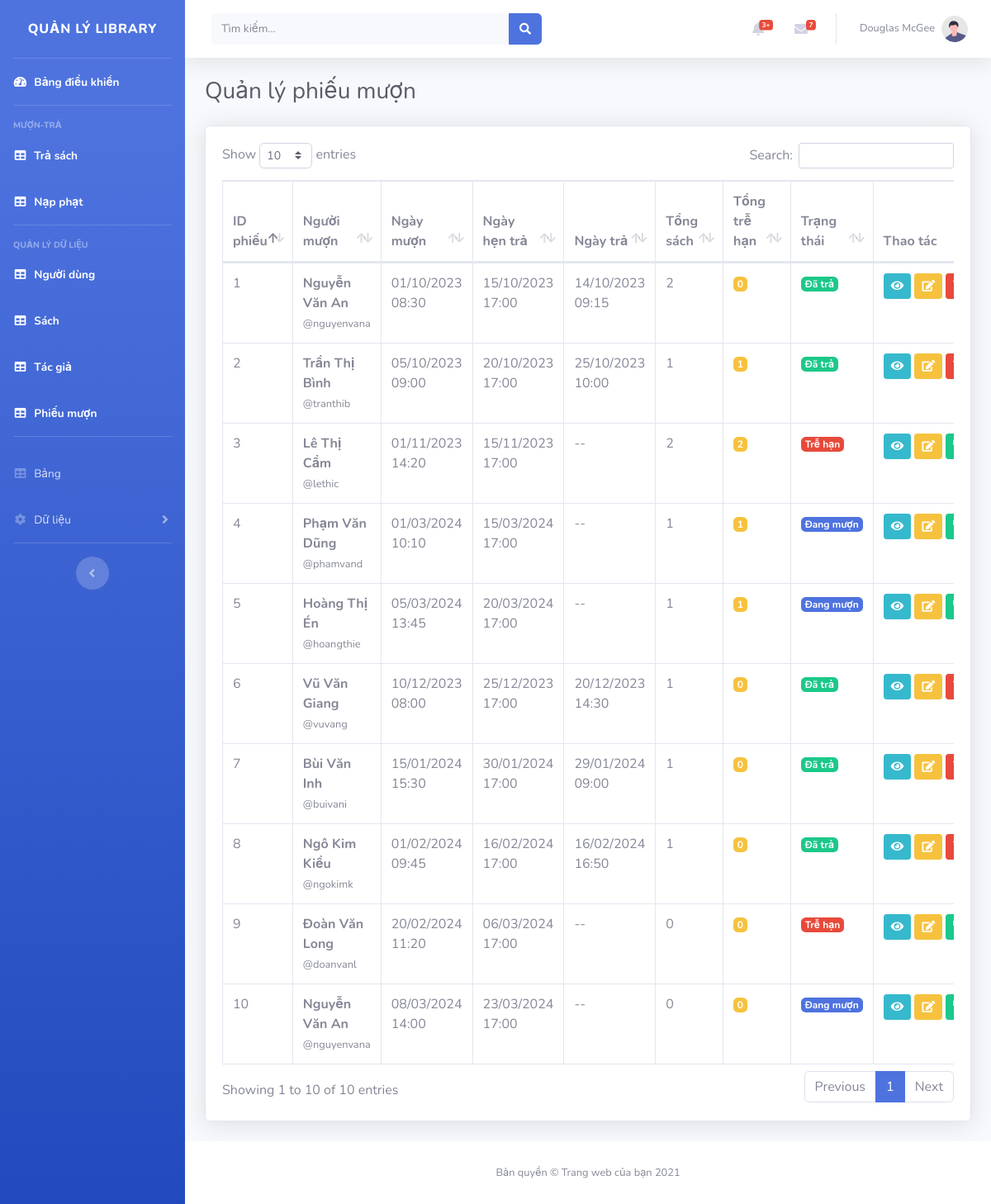
The app's page /admin/phieumuon.php with its own data.
### tables this page shows
CREATE TABLE `phieu_muon` (
  `ma_phieu_muon` INT NOT NULL AUTO_INCREMENT,
  `ma_nguoi_dung` INT NOT NULL,
  `ngay_muon` DATETIME NOT NULL DEFAULT CURRENT_TIMESTAMP,
  `ngay_hen_tra` DATETIME NOT NULL,
  `ngay_tra` DATETIME DEFAULT NULL,
  `trang_thai` ENUM('dang_muon','da_tra','tre_han') NOT NULL DEFAULT 'dang_muon',
  `ghi_chu` TEXT,

  PRIMARY KEY (`ma_phieu_muon`),
  KEY `idx_pm_user` (`ma_nguoi_dung`),

  CONSTRAINT `fk_pm_user`
    FOREIGN KEY (`ma_nguoi_dung`)
    REFERENCES `nguoi_dung`(`ma_nguoi_dung`)
    ON UPDATE CASCADE
    ON DELETE CASCADE
);

CREATE TABLE `nguoi_dung` (
  `ma_nguoi_dung` INT NOT NULL AUTO_INCREMENT,
  `ten_dang_nhap` VARCHAR(50) NOT NULL,
  `mat_khau` VARCHAR(255) NOT NULL,
  `ho_ten` VARCHAR(100) NOT NULL,
  `email` VARCHAR(100) NOT NULL,
  `so_dien_thoai` VARCHAR(15) NOT NULL,
  `trang_thai` TINYINT(1) NOT NULL DEFAULT 1,
  `ngay_tao` DATETIME NOT NULL DEFAULT CURRENT_TIMESTAMP,

  PRIMARY KEY (`ma_nguoi_dung`),
  UNIQUE KEY `uk_username` (`ten_dang_nhap`),
  UNIQUE KEY `uk_email` (`email`)
);

### admin/app/view/phieumuon.php (called while the page is built)
<?php include __DIR__ . '/table_manager/table_phieumuon.php'; ?>

### admin/app/controller/xulyphieumuon.php (called while the page is built, shortened)
<?php
$keyword = trim($_GET['keyword'] ?? '');
$status_filter = trim($_GET['status'] ?? '');
require __DIR__ . '/control_danhsach_phieumuon.php';
return;
?>

### admin/app/model/model_getall_phieumuon.php (called while the page is built, shortened)
<?php
function pm_get_all($conn, $keyword = '', $status = '')
{
    $sql = "SELECT pm.*, nd.ho_ten, nd.ten_dang_nhap
            FROM phieu_muon pm
            LEFT JOIN nguoi_dung nd ON pm.ma_nguoi_dung = nd.ma_nguoi_dung";
    $sql .= " ORDER BY pm.ma_phieu_muon DESC";
    $list = array();
    $rs = mysqli_query($conn, $sql);
    if ($rs) {
        while ($row = mysqli_fetch_assoc($rs)) {
            $list[] = $row;
        }
    }
    return $list;
}
?>

### admin/app/controller/control_danhsach_phieumuon.php (called while the page is built, shortened)
<?php
$phieu_muon_list = pm_get_all($conn, $keyword, $status_filter);
$chi_tiet_by_phieu = pm_get_details_map($conn, $phieu_muon_list);
?>

### admin/app/model/model_getdetails_phieumuon.php (called while the page is built, shortened)
<?php
function pm_get_details_map($conn, $phieuMuonList)
{
    $map = array();
    $ids = array();
    foreach ($phieuMuonList as $item) {
        $ids[] = (int)$item['ma_phieu_muon'];
    }
    $idSql = implode(',', $ids);
    $sql = "SELECT ct.*, s.ten_sach
            FROM chi_tiet_phieu_muon ct
            LEFT JOIN sach s ON ct.ma_sach = s.ma_sach
            WHERE ct.ma_phieu_muon IN (" . $idSql . ")
            ORDER BY ct.ma_phieu_muon DESC, ct.ma_chi_tiet_phieu ASC";
    $rs = mysqli_query($conn, $sql);
    if ($rs) {
        while ($row = mysqli_fetch_assoc($rs)) {
            $ma_phieu_muon = (int)$row['ma_phieu_muon'];
            if (!isset($map[$ma_phieu_muon])) {
                $map[$ma_phieu_muon] = array();
            }
            $map[$ma_phieu_muon][] = $row;
        }
    }
    return $map;
}
?>

### admin/app/view/table_manager/table_phieumuon.php (the view, shortened to what this page needs)
<div class="container-fluid">
                    <div class="d-sm-flex align-items-center justify-content-between mb-4">
                        <h1 class="h3 mb-0 text-gray-800">Quản lý phiếu mượn</h1>
                    </div>
                    <div class="card shadow mb-4">
                        <div class="card-body">
                            <div class="table-responsive">
                                <table class="table table-bordered" id="dataTable" width="100%" cellspacing="0">
                                    <thead>
                                        <tr>
                                            <th>ID phiếu</th>
                                            <th>Người mượn</th>
                                            <th>Ngày mượn</th>
                                            <th>Ngày hẹn trả</th>
                                            <th>Ngày trả</th>
                                            <th>Tổng sách</th>
                                            <th>Tổng trễ hạn</th>
                                            <th>Trạng thái</th>
                                            <th>Thao tác</th>
                                        </tr>
                                    </thead>
                                    <tbody>
                                        <?php if (!empty($phieu_muon_list)): ?>
                                            <?php foreach ($phieu_muon_list as $phieu): ?>
                                                <?php
                                                    $id_pm = (int)$phieu['ma_phieu_muon'];
                                                    $trang_thai = $phieu['trang_thai'];
                                                    $trang_thai_text = 'Đang mượn';
                                                    $trang_thai_badge = 'badge-primary';
                                                    if ($trang_thai === 'da_tra') {
                                                        $trang_thai_text = 'Đã trả';
                                                        $trang_thai_badge = 'badge-success';
                                                    } elseif ($trang_thai === 'tre_han') {
                                                        $trang_thai_text = 'Trễ hạn';
                                                        $trang_thai_badge = 'badge-danger';
                                                    }
                                                    $chi_tiet_list = $chi_tiet_by_phieu[$id_pm] ?? array();
                                                    $tong_tre_han = 0;
                                                    foreach ($chi_tiet_list as $ct) {
                                                        if ($ct['trang_thai'] === 'tra_tre_han' ||
                                                            ($ct['trang_thai'] === 'dang_muon' && strtotime($phieu['ngay_hen_tra']) < time())) {
                                                            $tong_tre_han++;
                                                        }
                                                    }
                                                ?>
                                                <tr>
                                                    <td><?php echo $id_pm; ?></td>
                                                    <td>
                                                        <div class="font-weight-bold"><?php echo htmlspecialchars($phieu['ho_ten']); ?></div>
                                                        <small class="text-muted">@<?php echo htmlspecialchars($phieu['ten_dang_nhap']); ?></small>
                                                    </td>
                                                    <td><?php echo to_datetime_display($phieu['ngay_muon']); ?></td>
                                                    <td><?php echo to_datetime_display($phieu['ngay_hen_tra']); ?></td>
                                                    <td><?php echo to_datetime_display($phieu['ngay_tra']); ?></td>
                                                    <td><?php echo count($chi_tiet_list); ?></td>
                                                    <td><span class="badge badge-warning"><?php echo $tong_tre_han; ?></span></td>
                                                    <td><span class="badge <?php echo $trang_thai_badge; ?>"><?php echo $trang_thai_text; ?></span></td>
                                                    <td class="text-nowrap">
                                                        <button class="btn btn-info btn-sm" data-toggle="modal" data-target="#detailModal-<?php echo $id_pm; ?>">
                                                            <i class="fas fa-eye"></i>
                                                        </button>
                                                        <button class="btn btn-warning btn-sm" data-toggle="modal" data-target="#editLoanModal-<?php echo $id_pm; ?>">
                                                            <i class="fas fa-edit"></i>
                                                        </button>
                                                        <?php if ($trang_thai !== 'da_tra'): ?>
                                                            <button class="btn btn-success btn-sm" data-toggle="modal" data-target="#returnLoanModal-<?php echo $id_pm; ?>">
                                                            </button>
                                                        <?php endif; ?>
                                                        <a href="phieumuon.php?delete_id=<?php echo $id_pm; ?>" class="btn btn-danger btn-sm" onclick="return confirm('Bạn có chắc muốn xóa phiếu mượn này?');">
                                                        </a>
                                                    </td>
                                                </tr>
                                            <?php endforeach; ?>
                                        <?php else: ?>
                                                            <tr>
                                                                <td colspan="9" class="text-center">Không có phiếu mượn nào.</td>
                                                            </tr>
                                        <?php endif; ?>
                                    </tbody>
                                </table>
                            </div>
                        </div>
                    </div>
                </div>

### records on screen
phieu_muon: ma_phieu_muon "10", ma_nguoi_dung.ho_ten "Nguyễn Văn An", ma_nguoi_dung.ten_dang_nhap "nguyenvana", ngay_muon "08/03/2024 14:00", ngay_hen_tra "23/03/2024 17:00", ngay_tra "--", ma_phieu_muon "0", tong_tre_han "0", trang_thai_text "Đang mượn"
phieu_muon: ma_phieu_muon "9", ma_nguoi_dung.ho_ten "Đoàn Văn Long", ma_nguoi_dung.ten_dang_nhap "doanvanl", ngay_muon "20/02/2024 11:20", ngay_hen_tra "06/03/2024 17:00", ngay_tra "--", ma_phieu_muon "0", tong_tre_han "0", trang_thai "Trễ hạn"
phieu_muon: ma_phieu_muon "8", ma_nguoi_dung.ho_ten "Ngô Kim Kiều", ma_nguoi_dung.ten_dang_nhap "ngokimk", ngay_muon "01/02/2024 09:45", ngay_hen_tra "16/02/2024 17:00", ngay_tra "16/02/2024 16:50", ma_phieu_muon "1", tong_tre_han "0", trang_thai "Đã trả"
phieu_muon: ma_phieu_muon "7", ma_nguoi_dung.ho_ten "Bùi Văn Inh", ma_nguoi_dung.ten_dang_nhap "buivani", ngay_muon "15/01/2024 15:30", ngay_hen_tra "30/01/2024 17:00", ngay_tra "29/01/2024 09:00", ma_phieu_muon "1", tong_tre_han "0", trang_thai "Đã trả"
phieu_muon: ma_phieu_muon "6", ma_nguoi_dung.ho_ten "Vũ Văn Giang", ma_nguoi_dung.ten_dang_nhap "vuvang", ngay_muon "10/12/2023 08:00", ngay_hen_tra "25/12/2023 17:00", ngay_tra "20/12/2023 14:30", ma_phieu_muon "1", tong_tre_han "0", trang_thai "Đã trả"
phieu_muon: ma_phieu_muon "5", ma_nguoi_dung.ho_ten "Hoàng Thị Én", ma_nguoi_dung.ten_dang_nhap "hoangthie", ngay_muon "05/03/2024 13:45", ngay_hen_tra "20/03/2024 17:00", ngay_tra "--", ma_phieu_muon "1", tong_tre_han "1", trang_thai_text "Đang mượn"
phieu_muon: ma_phieu_muon "4", ma_nguoi_dung.ho_ten "Phạm Văn Dũng", ma_nguoi_dung.ten_dang_nhap "phamvand", ngay_muon "01/03/2024 10:10", ngay_hen_tra "15/03/2024 17:00", ngay_tra "--", ma_phieu_muon "1", tong_tre_han "1", trang_thai_text "Đang mượn"
phieu_muon: ma_phieu_muon "3", ma_nguoi_dung.ho_ten "Lê Thị Cẩm", ma_nguoi_dung.ten_dang_nhap "lethic", ngay_muon "01/11/2023 14:20", ngay_hen_tra "15/11/2023 17:00", ngay_tra "--", ma_phieu_muon "2", tong_tre_han "2", trang_thai "Trễ hạn"
phieu_muon: ma_phieu_muon "2", ma_nguoi_dung.ho_ten "Trần Thị Bình", ma_nguoi_dung.ten_dang_nhap "tranthib", ngay_muon "05/10/2023 09:00", ngay_hen_tra "20/10/2023 17:00", ngay_tra "25/10/2023 10:00", ma_phieu_muon "1", tong_tre_han "1", trang_thai "Đã trả"
phieu_muon: ma_phieu_muon "1", ma_nguoi_dung.ho_ten "Nguyễn Văn An", ma_nguoi_dung.ten_dang_nhap "nguyenvana", ngay_muon "01/10/2023 08:30", ngay_hen_tra "15/10/2023 17:00", ngay_tra "14/10/2023 09:15", ma_phieu_muon "2", tong_tre_han "0", trang_thai "Đã trả"
